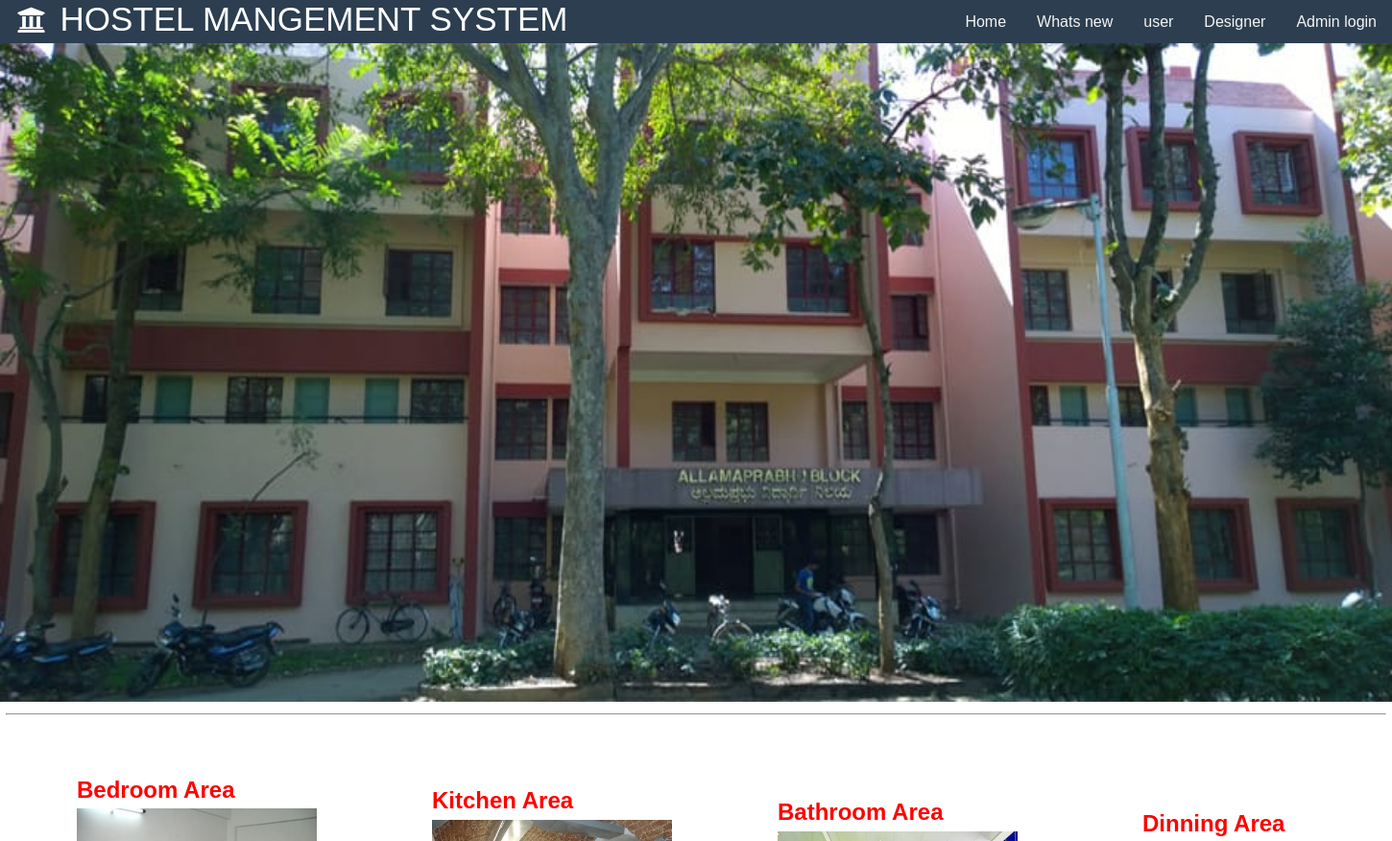
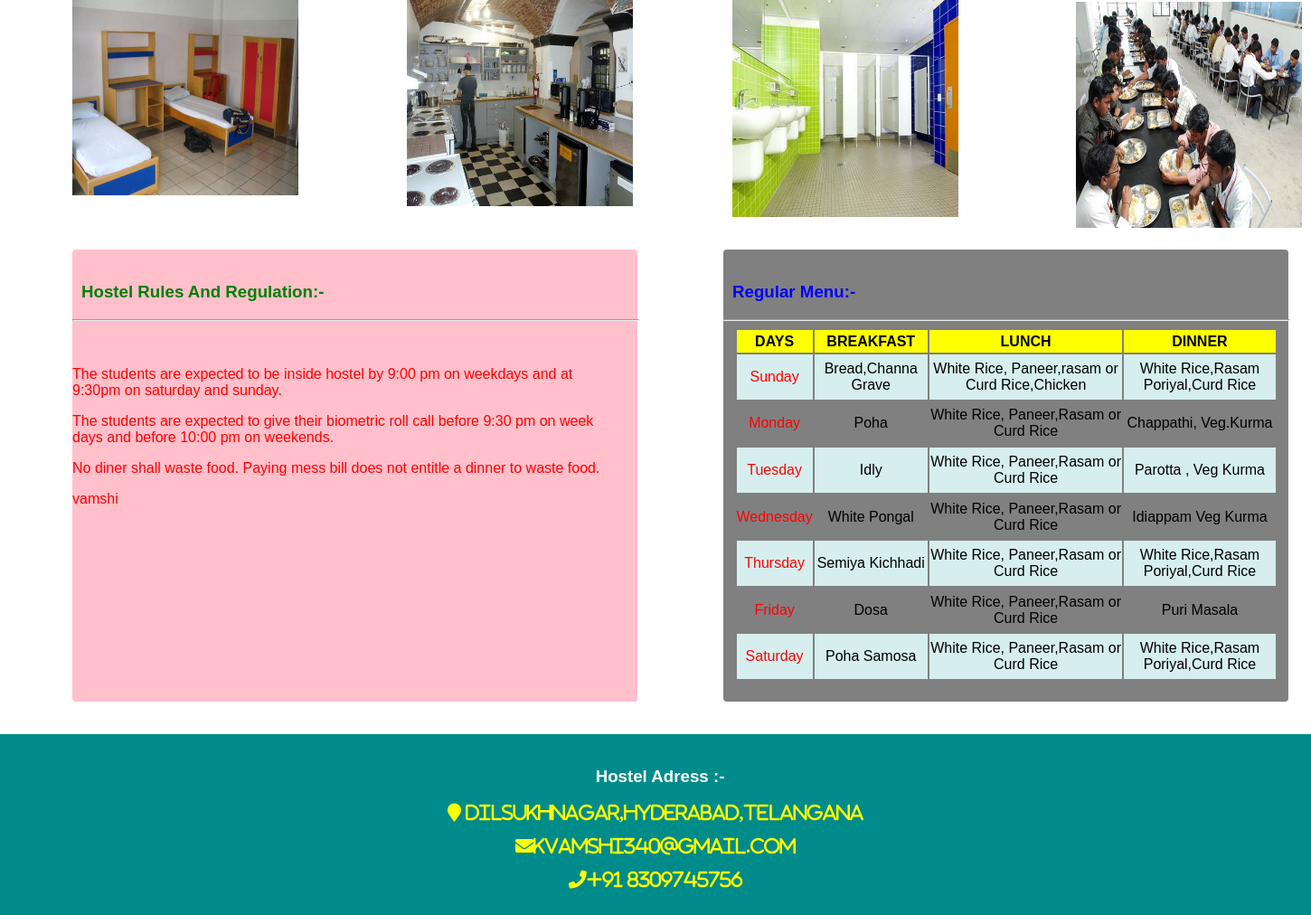
The page / on the database its author committed (2 pictures, top to bottom).
### core/models.py (models this page shows)
class Rules(models.Model):
    rules=models.TextField()

class Menu(models.Model):
    day=models.CharField(max_length=100)
    breakfast=models.CharField(max_length=1000)
    lunch=models.CharField(max_length=1000)
    dinner=models.CharField(max_length=1000)

### core/views.py (the view)
# urls.py: 2. Add a URL to urlpatterns:  path('', views.home, name='home')
def home(request):
    customers=HostelCustomer.objects.filter(admin_status=False)
    date=datetime.date.today()
    for customer in customers:
        if date>customer.check_in:
            customer=Customer.objects.get(user=customer.customer.user)
            user=User.objects.get(id=customer.user_id)
            customer.delete()
            user.delete()
    menu=Menu.objects.all()
    rules=Rules.objects.get(id=1)
    return render(request,'core/home.html',{'rules':rules,'menus':menu})

### templates/core/home.html (shortened to what this page needs)
<!DOCTYPE html>
{% load static %}
<html lang="en">
<head>
    <link rel="stylesheet" href="https://cdnjs.cloudflare.com/ajax/libs/font-awesome/4.7.0/css/font-awesome.min.css">
</head>
<body>
    {% include 'core/navbar.html' %}
    <img src="{% static 'core/hostel.jpeg' %}"  width="100%" height="686px">
    <br>
    <hr class="horizantal"><br><br>
    <div >
    <h2 class="hbedroom">Bedroom Area </h2>
    <img src="{% static 'core/bedroom.jpeg' %}" width="250px" height="250px" class="bedroom">
</div>
<div>
    <h2 class="hkitchen">Kitchen Area</h2>
    <img src="{% static 'core/kitchen.jpeg' %}" width="250px" height="250px" class="kitchen">
</div>
<div>
    <h2 class="hbathroom"> Bathroom Area</h2>
    <img src="{% static 'core/bathroom.jpeg' %}" width="250px" height="250px" class="bathroom">
</div>
<div>
      <h2 class="hdinning"> Dinning Area</h2>
      <img src="{% static 'core/dinning.jpeg' %}" width="250px" height="250px" class="dinning">
    </div>
    <div class="container"><br>
<h3>Hostel Rules And Regulation:-</h3>
<hr>
    <p><font color="red">&emsp; {{rules.rules|linebreaks}}</font></p><br>
    </div>
    <div class="container1"><br>
        <h3 class="regula-menu">Regular Menu:-</h3>
        <hr>
        <table border="1" height="390" align="center" bordercolor="gray" width="600" cellpadding="0" cellspacing="0" >
           <tr class="head">
            <th > DAYS </th>      <th> BREAKFAST</th>     <th> LUNCH </th>  <th>  DINNER</th>
           </tr>
           {% for menu in menus %}
        <tr>
            <td style="color:red;">{{menu.day}}  </td> <td> {{menu.breakfast}} </td>     <td> {{menu.lunch}} </td>   <td> {{menu.dinner}}</td>
        </tr>
        {% endfor %}
    </table>
    </div><br><br>
    <div class="container2"><br>
     <center><h3  style="color:white;" >Hostel Adress :-</h3>
        <p><i class="fa fa-map-marker" style="font-size:20px;color:yellow"> Dilsukhnagar,Hyderabad,Telangana</i></p>
        <p><i class="fa fa-envelope" aria-hidden="true"  style="font-size:20px;color:yellow">kvamshi340@gmail.com</i></p>
        <p><i class="fa fa-phone" style="font-size:20px;color:yellow">+91 8309745756</i></p>
    </center>
    </div>
</body>
</html>

### templates/core/navbar.html (shortened to what this page needs)
<!DOCTYPE html>
{% load static %}
<html lang="en">
<head>
<link rel="stylesheet" href="https://cdnjs.cloudflare.com/ajax/libs/font-awesome/4.7.0/css/font-awesome.min.css">
<link rel="stylesheet" href="https://cdnjs.cloudflare.com/ajax/libs/font-awesome/5.12.0/css/all.min.css">
</head>
<body>
  <ul>
      <li style="font-size:35px;float:left;color:white">&ensp;<i class='fas fa-university' style='font-size:30px;color:white'>&ensp;</i>HOSTEL MANGEMENT SYSTEM</li>
      <li><a href="{% url 'admin-sign-in' %}">Admin login</a></li>
            <li class="dropdown">
                <a href="javascript:void(0)" class="dropbtn">Designer</a>
            <li class="dropdown">
                <a href="javascript:void(0)" class="dropbtn">user</a>
            <li><a href="{% url 'whatsnew' %}">Whats new</a></li>
            <li><a href="{% url 'home' %}">Home</a></li>
  </ul>
</body>
</html>

### templates/core/home.html (style rules this page uses)
img { margin-top: 0px; }
.horizantal { width: 99%; }
.bedroom { margin-left: 80px; margin-top: -15px; }
.hbedroom { margin-left: 80px; color: red; }
.hkitchen { margin-left: 450px; margin-top: -19%; color: red; }
.kitchen { margin-left: 450px; margin-top: -1%; }
.hbathroom { margin-left: 810px; margin-top: -19%; color: red; }
.bathroom { margin-left: 810px; margin-top: -1%; }
.hdinning { margin-left: 1190px; margin-top: -19%; color: red; }
.dinning { margin-left: 1190px; margin-top: -1%; }
.container { margin-top: 20px; background-color: pink; margin-left: 80px; width: 625px; height: 500px; border-radius: 4px; }
h3 { margin-left: 10px; color:green; }
hr { width: 500px; background-color: gray; }
.container1 { margin-top: -500px; background-color: gray; margin-left: 800px; width: 625px; height: 500px; border-radius: 4px; }
.regula-menu { margin-left: 10px; color:blue; }
hr { width: 100%; background-color: gray; }
table { text-align: center; }
tr:nth-child(even) { background-color: #D6EEEE; }
.head { background-color: yellow; }
.container2 { background-color: darkcyan; width: 100%; margin-left:0px; height: 200px; }

### templates/core/navbar.html (style rules this page uses)
body { margin:0px; font-family: Arial, Helvetica, sans-serif; }
ul { margin:0px; padding:0px; list-style-type: none; height:45px; background-color:#2c3e50; overflow:hidden; }
li { float:right; }
li a { display: block; color: white; text-align: center; padding: 14px 16px; text-decoration: none; }
li a, .dropbtn { display: inline-block; color: whitesmoke; text-align: center; padding: 14px 16px; text-decoration: none; }
li.dropdown { display: inline-block; }

### rows shown on the page
Rules: rules "9:30pm on saturday and sunday. The students are expected to give their biometric roll call before 9:30 pm on week days and before 10:00 pm on weekends. No diner shall waste food. Paying mess bill does not entitle a dinner to waste food. vamshi"
Menu: day "Sunday", breakfast "Bread,Channa Grave", lunch "White Rice, Paneer,rasam or Curd Rice,Chicken", dinner "White Rice,Rasam Poriyal,Curd Rice"
Menu: day "Monday", breakfast "Poha", lunch "White Rice, Paneer,Rasam or Curd Rice", dinner "Chappathi, Veg.Kurma"
Menu: day "Tuesday", breakfast "Idly", lunch "White Rice, Paneer,Rasam or Curd Rice", dinner "Parotta , Veg Kurma"
Menu: day "Wednesday", breakfast "White Pongal", lunch "White Rice, Paneer,Rasam or Curd Rice", dinner "Idiappam Veg Kurma"
Menu: day "Thursday", breakfast "Semiya Kichhadi", lunch "White Rice, Paneer,Rasam or Curd Rice", dinner "White Rice,Rasam Poriyal,Curd Rice"
Menu: day "Friday", breakfast "Dosa", lunch "White Rice, Paneer,Rasam or Curd Rice", dinner "Puri Masala"
Menu: day "Saturday", breakfast "Poha Samosa", lunch "White Rice, Paneer,Rasam or Curd Rice", dinner "White Rice,Rasam Poriyal,Curd Rice"
